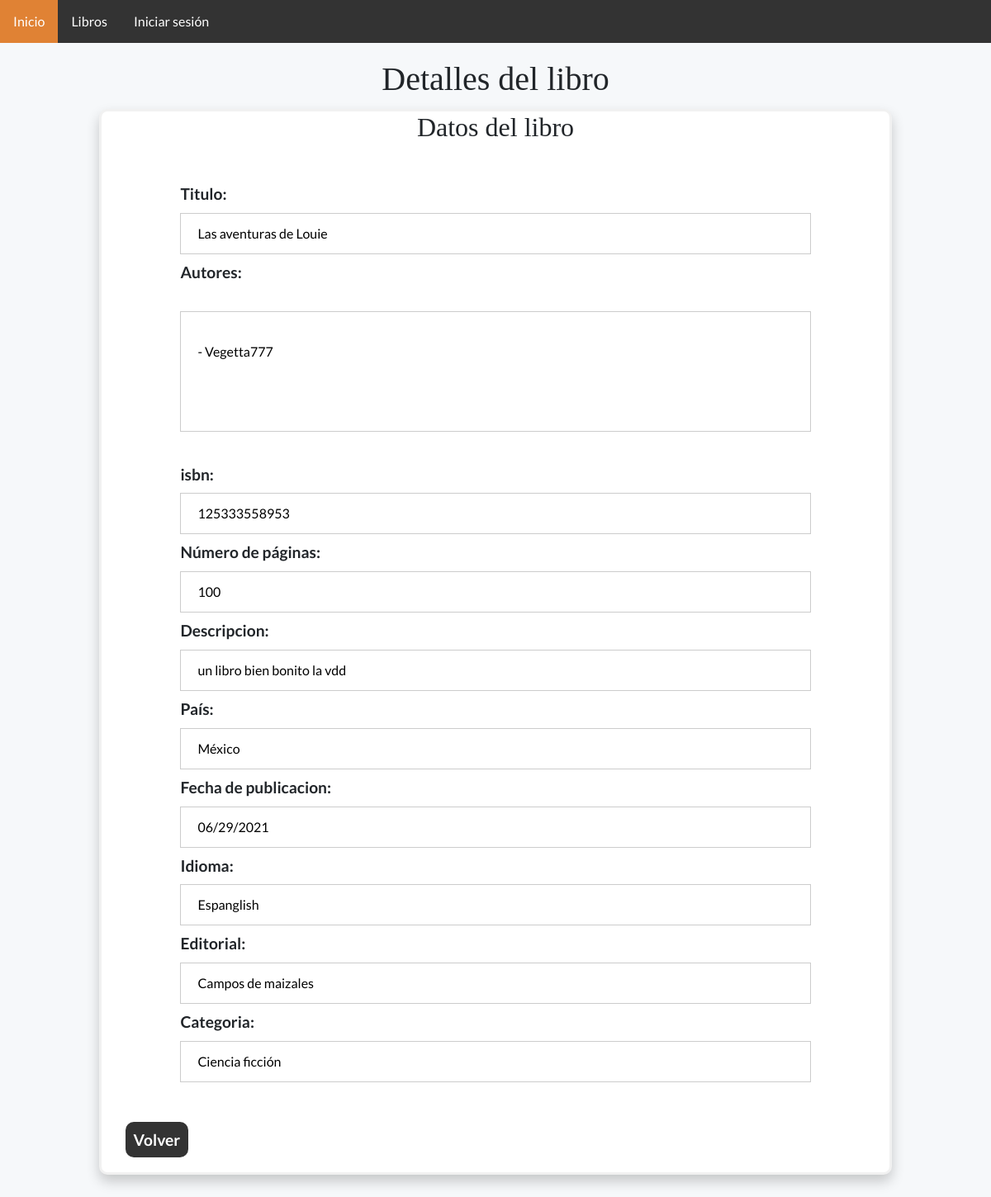
The page /libroDetalles.php?id=5 on the database as committed earlier.
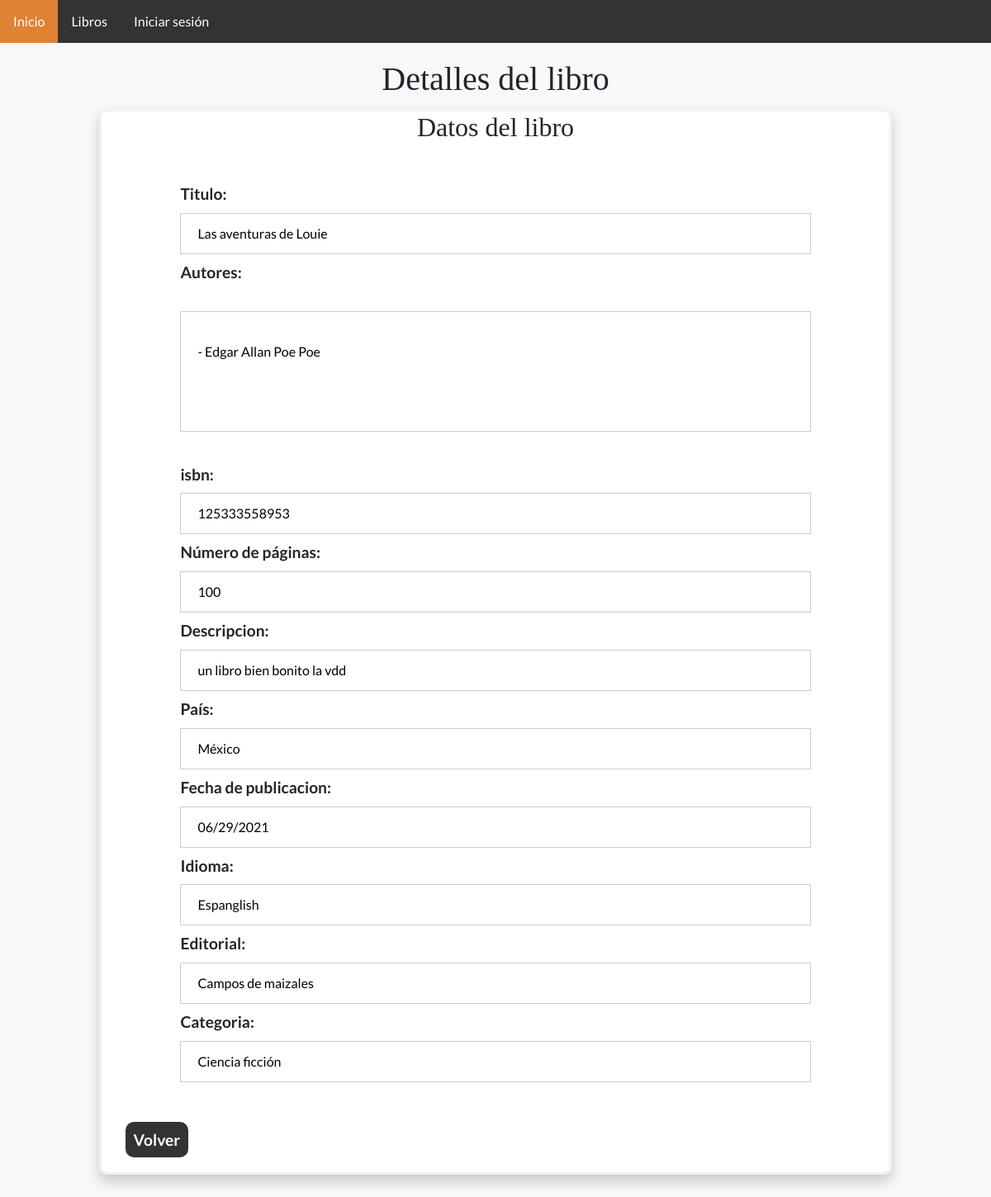
The same page on the database as committed later.
### tables this page shows
CREATE TABLE `autores` (
  `idAutor` int(11) NOT NULL,
  `nombre` varchar(50) NOT NULL,
  `apellidoPaterno` varchar(30) DEFAULT NULL,
  `apellidoMaterno` varchar(30) DEFAULT NULL,
  `status` varchar(20) NOT NULL
);

### Conexion.php (called while the page is built, shortened)
<?php
    class Server {
        public $server;
        public $user;
        public $pass;
        public $db;
        public $conexion;
        public function conectar() {
            $this->conexion = new mysqli( $this->server, $this->user, $this->pass, $this->db );
        }
        public function buscarLibro($libro) {
            if (is_int($libro)){
                $sql = "CALL buscarLibroID($libro);";
            }else{
                $sql = "CALL buscarLibro('$libro');";
            }
            if($sentencia = $this->conexion->prepare($sql)){
                $sentencia->execute();
                if($resultado = $sentencia->get_result() )
                 return $resultado;
            }
        }
       public function obtenerAutores($idLibro) {
        $sql = "CALL obtenerAutores($idLibro);";
        if($sentencia = $this->conexion->prepare($sql)){
            $sentencia->execute();
            if($resultado = $sentencia->get_result() )
            return $resultado;
         }
       }
    }
    $server = new Server;
    $server->server = "127.0.0.1";
    $server->user = "root";
    $server->pass = "";
    $server->db = "bd_biblioteca";
?>

### libroDetalles.php (the view, shortened to what this page needs)
<?php
    include("Conexion.php");
    if (isset($_GET["id"])){
        $id = (int)$_GET["id"];
        $datos = $server->buscarLibro($id);
        if ($libro = mysqli_fetch_array($datos)){
            $isbn = $libro['isbn'];
            $titulo = $libro['titulo'];
            $paginas = $libro['paginas'];
            $descripcion = $libro['descripcion'];
            $pais = $libro['pais'];
            $fechaPublicacion = $libro['fechaPublicacion'];
            $idioma = $libro['idioma'];
            $editorial = $libro['editorial'];
            $categoria = $libro['categoria'];
            $autores = $server->obtenerAutores($libro['idLibro']);
        }else{
            header("Location: libroConsultar.php");
        }
    }else {
        header("Location: libroConsultar.php");
    }
?>
<!DOCTYPE html>
<html lang="es">
<head>
    <link href="css/Estilo.css" rel="stylesheet">
</head>
<body>
    <?php
    include("barraNavegacion.php");
    ?>
    <header>
        <div class="titulo">
            <h1>Detalles del libro</h1>
        </div>
    </header>
    <div class= "frmFormulario">
        <h2>Datos del libro</h2>
        <form>
            <div class="frmMargen">
                <label>Titulo: </label>
                <input value= "<?php echo $titulo; ?>" name="titulo" type="text" readonly>
                <label>Autores: </label><br><br>
                <textarea name="autores" rows="5" cols="30" readonly>
                    <?php while ($autor = mysqli_fetch_array($autores)){
                               echo "\n- ".$autor["nombre"]." ".$autor["apellidoPaterno"]." ".$autor["apellidoPaterno"];
                            }?>
                </textarea><br><br>
                <label>isbn: </label>
                <input value= "<?php echo $isbn; ?>" name="isbn" type="text" readonly>
                <label>Número de páginas: </label>
                <input value= "<?php echo $paginas; ?>" name="paginas" type="text" readonly>
                <label>Descripcion: </label>
                <input value= "<?php echo str_replace("\"", htmlspecialchars('"'), $descripcion); ?>" name="descripcion" type="text" readonly>
                <label>País: </label>
                <input value= "<?php echo $pais; ?>" name="pais" type="text" readonly>
                <label>Fecha de publicacion: </label>
                <input value= "<?php echo $fechaPublicacion; ?>" name="fechaPublicacion" type="date" readonly>
                <label>Idioma: </label>
                <input value= "<?php echo $idioma; ?>" name="idioma" type="text" readonly>
                <label>Editorial: </label>
                <input value= "<?php echo $editorial; ?>" name="editorial" type="text" readonly>
                <label>Categoria: </label>
                <input value= "<?php echo $categoria; ?>" name="categoria" type="text" readonly>
            </div>
        </form>
        <a class = "cancel" href="libroConsultar.php">Volver</a> <br><br>
    </div>
</body>
</html>

Rows that differ between the two databases and show on the page:
no longer on this page (row unchanged): autores: autores "- Vegetta777"
added autores: autores "- Edgar Allan Poe Poe"
